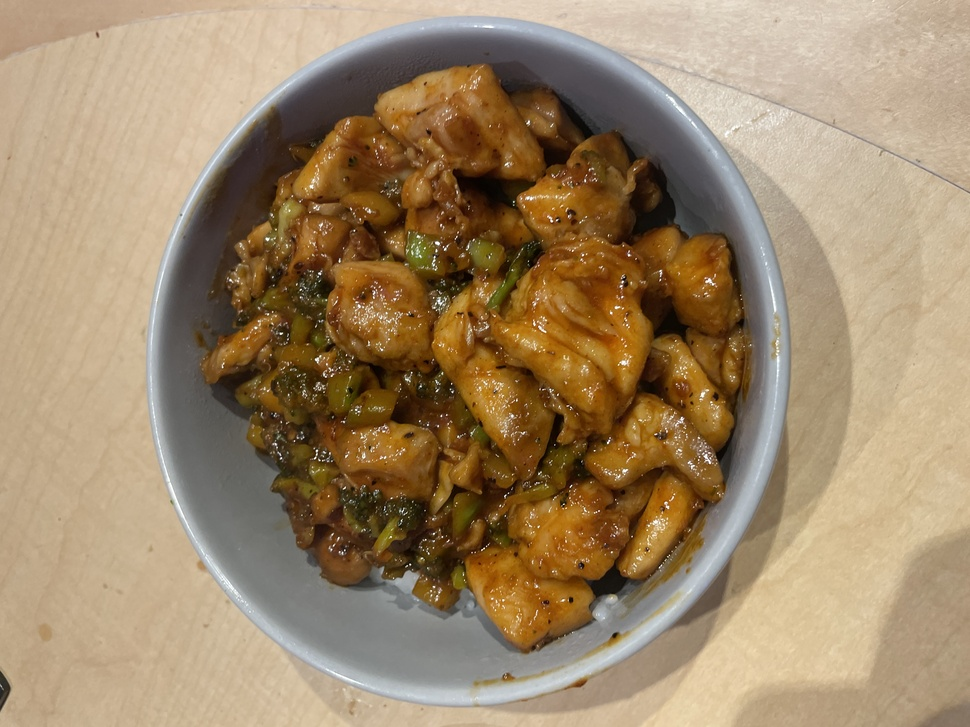
#> input picture test/images/chicken_rice.JPG, 970 x 727 px, shrunk from 4032 x 3024 before the run
$ python rsvd.py 3
#> lines starting #> are read from the running program, lines starting #| are printed output that depends on the picture; long printed decimals are rounded
import os
import sys
import numpy as np
from PIL import Image
import time

def calculate_file_size(filepath):
    return os.path.getsize(filepath)

def rsvd(matrix, rank):
	"""
	Uses rsvd to perform SVD on a matrix. Rank is proportional to accuracy and inversely proportional to speed
	"""
	Y = matrix @ np.random.randn(matrix.shape[1],rank)
	Q, r = np.linalg.qr(Y)
	B = Q.T @ matrix
	u,s,v = np.linalg.svd(B, full_matrices=0)
	u = Q @ u
	return u,s,v

def rsvd_extra(matrix, rank, q, p):

	Y = matrix @ np.random.randn(matrix.shape[1],rank+p)
	for k in range(q):
		Y = matrix @ (matrix.T @ Y)
	Q, r = np.linalg.qr(Y)
	B = Q.T @ matrix
	u,s,v = np.linalg.svd(B, full_matrices=0)
	u = Q @ u
	return u,s,v

def compress_image(input_filename, output_folder, k):
	# Construct the full path
#> called with input_filename = 'chicken_rice.JPG', output_folder = 'output_folder', k = 3
	input_image_path = os.path.join("images", input_filename)

	image = Image.open(input_image_path)
#> image is the input picture: PIL image 970x727 RGB; mean R, G, B 158.2, 135.3, 104.8
	image_data = np.array(image)

	print("Bytes required for original image: " + str(image_data.nbytes))
#| Bytes required for original image: 2115570
	# Separate color channels
	channels = [image_data[:, :, i] for i in range(image_data.shape[2])]
#> channels = 3 items
	compressed_image_data = np.zeros((image_data.shape[0],image_data.shape[1], image_data.shape[2]))
	for i,channel in enumerate(channels):
		svd_start_time = time.time()
		channel_u, channel_s, channel_v = rsvd_extra(channel, k, 2, 10)
		svd_end_time = time.time()
		print(f"SVD computation time: {svd_end_time - svd_start_time}")
		mat_mul_time_start = time.time()
		k_rank_approx = channel_u[:, 0:k].dot(np.diag(channel_s[0:k]).dot(channel_v[0:k,:]))
		print(channel_u[:,0:k].nbytes + channel_s[0:k].nbytes + channel_v[0:k,:].nbytes)
		mat_mul_time_end = time.time()
		print(f"Matrix multiplication time: {mat_mul_time_end - mat_mul_time_start}")
		print("Bytes required for compressed image: " + str(channel_u[:,0:k].nbytes + np.diag(channel_s[0:k]).nbytes + channel_v[0:k,:].nbytes))
		compressed_image_data[:,:,i] = k_rank_approx
#> this loop made 3 passes
#| SVD computation time: 0.03167
#| 40752
#| Matrix multiplication time: 0.05865
#| Bytes required for compressed image: 40800
#| SVD computation time: 0.0283
#| 40752
#| Matrix multiplication time: 0.05253
#| Bytes required for compressed image: 40800
#| SVD computation time: 0.02888
#| 40752
#> (further printed lines are left out)
#> pass 1, in compress_image, `k_rank_approx = channel_u[:, 0:k].dot(np.diag(channel_s[0:k]).dot(chan..`:
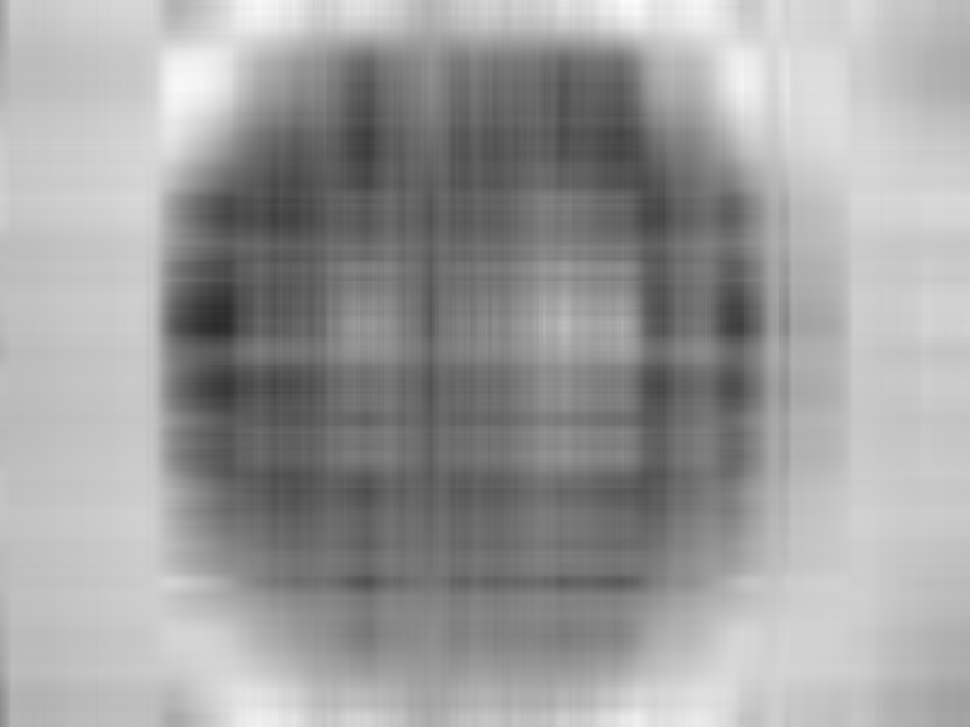
#> k_rank_approx: shape (727, 970) float64; min 42.01, max 254, mean 158.2
#> pass 2, in compress_image, `k_rank_approx = channel_u[:, 0:k].dot(np.diag(channel_s[0:k]).dot(chan..`:
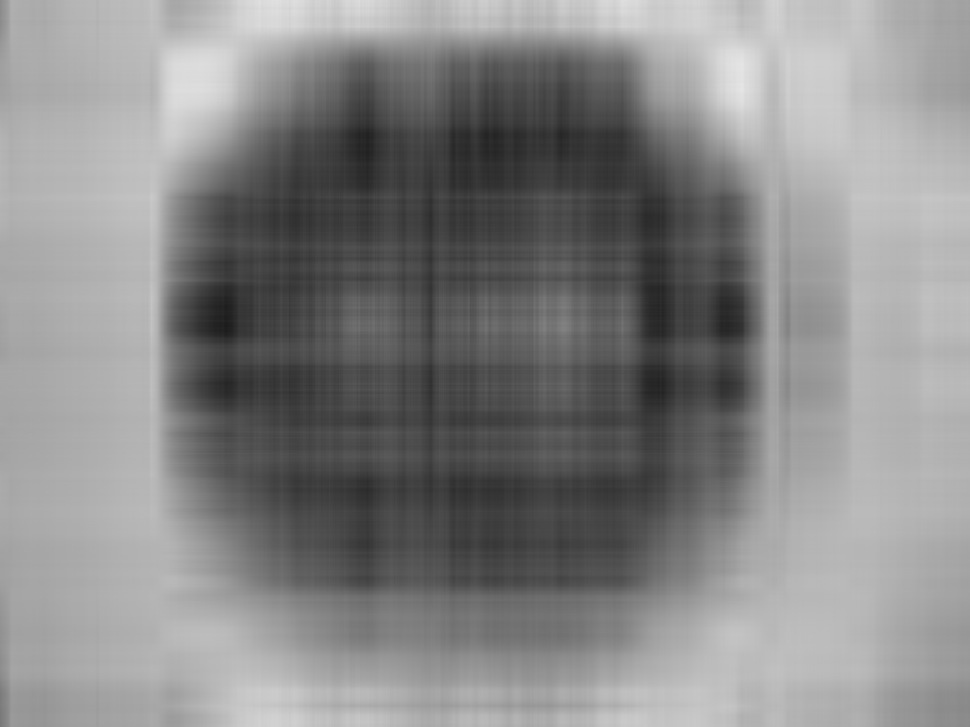
#> k_rank_approx: shape (727, 970) float64; min 28.19, max 229.3, mean 135.3
#> pass 3, in compress_image, `k_rank_approx = channel_u[:, 0:k].dot(np.diag(channel_s[0:k]).dot(chan..`:
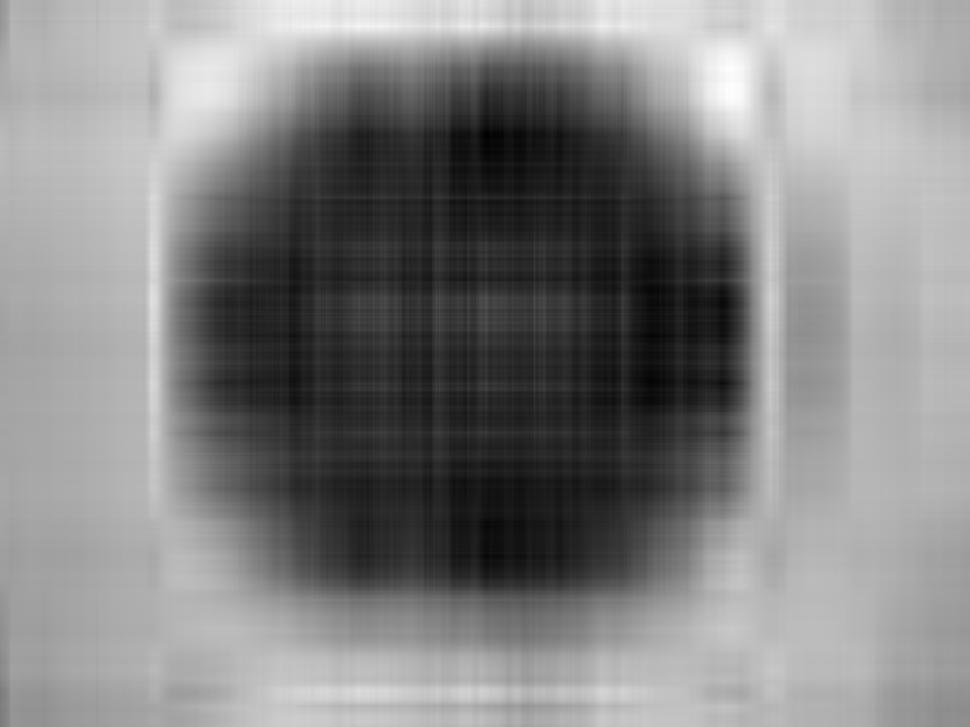
#> k_rank_approx: shape (727, 970) float64; min -11.21, max 213.9, mean 104.8; drawn with min black and max white
#> after the loop:
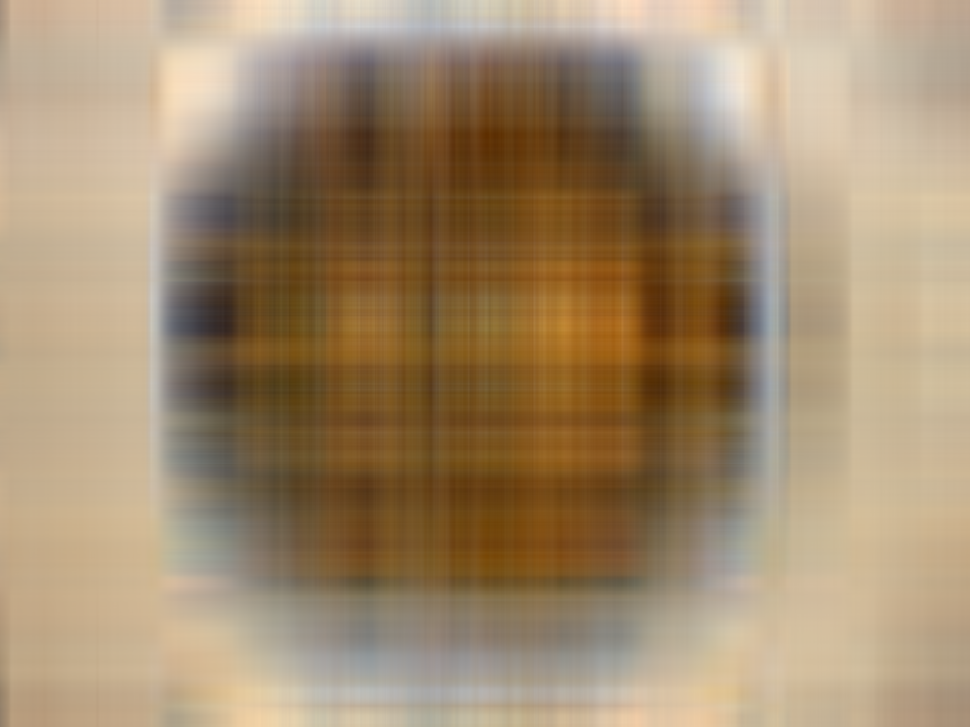
#> compressed_image_data: shape (727, 970, 3) float64; mean of channels 0, 1, 2 158.2, 135.3, 104.8; drawn with min black and max white
	# Save compressed image
	compressed_image_path = os.path.join(output_folder, f"compressed_image_rank_{k}.jpg")
	Image.fromarray(compressed_image_data.astype(np.uint8)).save(compressed_image_path, "JPEG")
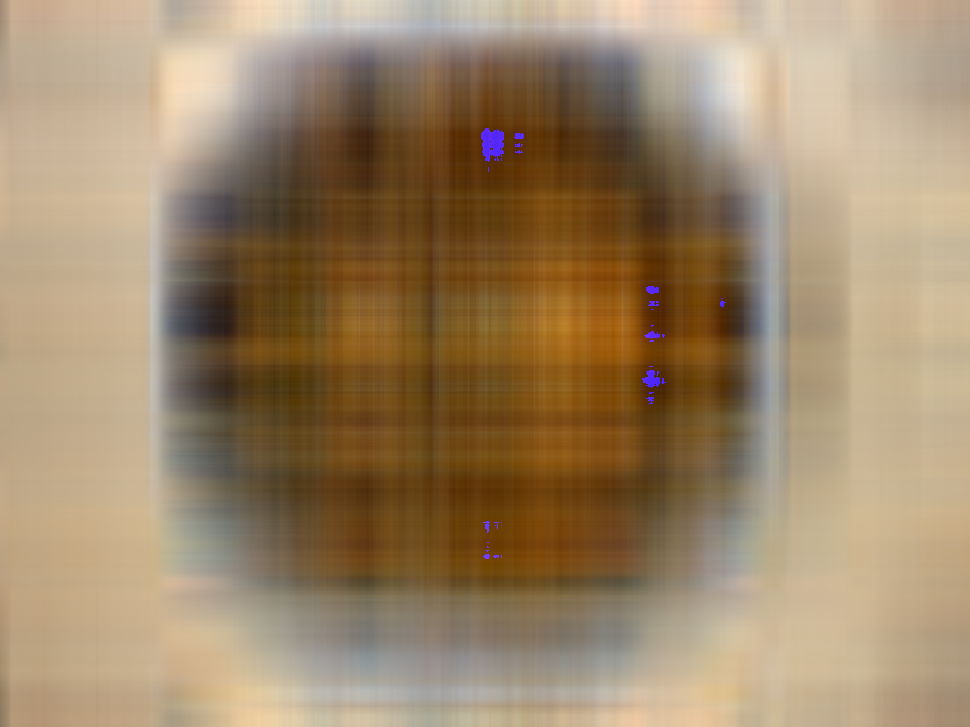
#> saved as compressed_image_rank_3.jpg: PIL image 970x727 RGB; mean R, G, B 157.7, 134.8, 104.8

	original_file_size = calculate_file_size(input_image_path)
	compressed_file_size = calculate_file_size(compressed_image_path)
	print(f"Original File (Matrix) Dimensions: {image_data.shape}")
#| Original File (Matrix) Dimensions: (727, 970, 3)
	print(f"New File (Matrix) Dimensions: {compressed_image_data.shape}")
#| New File (Matrix) Dimensions: (727, 970, 3)
	print(f"Original File Size: {original_file_size} bytes")
	print(f"Compressed File Size (Rank {k}): {compressed_file_size} bytes")
	percent_compression = (1 - (compressed_file_size / original_file_size)) * 100
	print(f"Percent Compression (Rank {k}): {percent_compression}%")
if __name__ == "__main__":
	if len(sys.argv) != 2:
		print("Usage: python svd.py <k>")
		sys.exit(1)
	k = int(sys.argv[1])
	input_filename = "chicken_rice.JPG"
	output_folder = "output_folder"
	start_time = time.time()
	compress_image(input_filename, output_folder, k)
	end_time = time.time()
	print(f"Time Elapsed: {end_time-start_time} seconds")

$ run again, with test/images/beijing_beef_noodles.JPG copied over test/images/chicken_rice.JPG
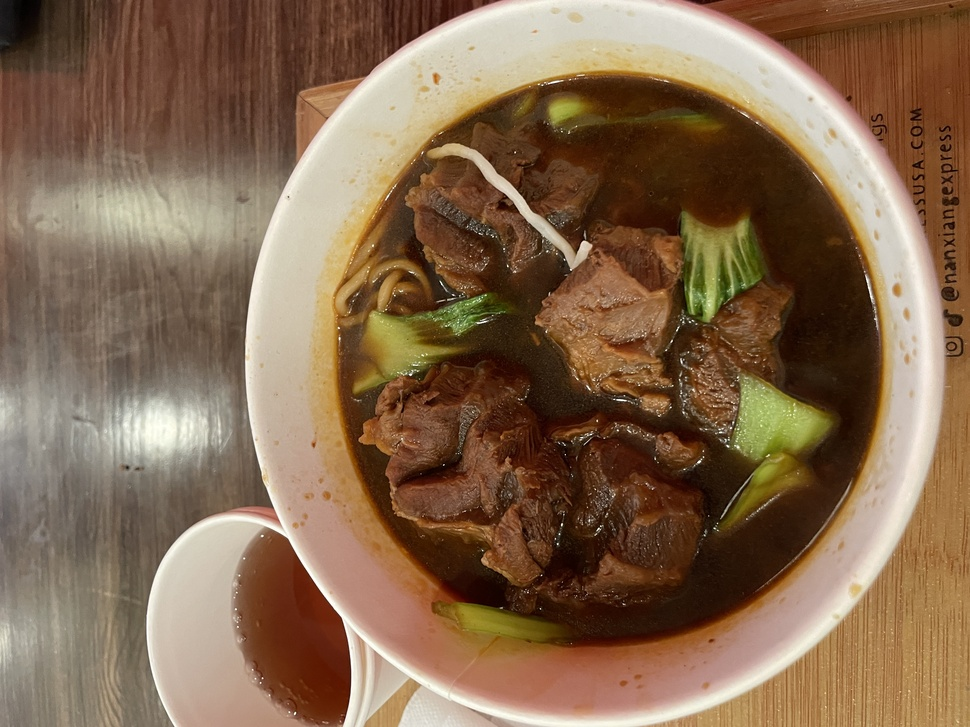
#> input picture test/images/beijing_beef_noodles.JPG, 970 x 727 px, shrunk from 4032 x 3024 before the run
#> in compress_image, image is the input picture: PIL image 970x727 RGB; mean R, G, B 133, 105.4, 79.7
#| Bytes required for original image: 2115570
#> channels = 3 items
#> the loop in compress_image, `for i,channel in enumerate(channels):` made 3 passes
#| SVD computation time: 0.01648
#| 40752
#| Matrix multiplication time: 0.0371
#| Bytes required for compressed image: 40800
#| SVD computation time: 0.01718
#| 40752
#> (further printed lines are left out)
#> pass 1, in compress_image, `k_rank_approx = channel_u[:, 0:k].dot(np.diag(channel_s[0:k]).dot(chan..`:
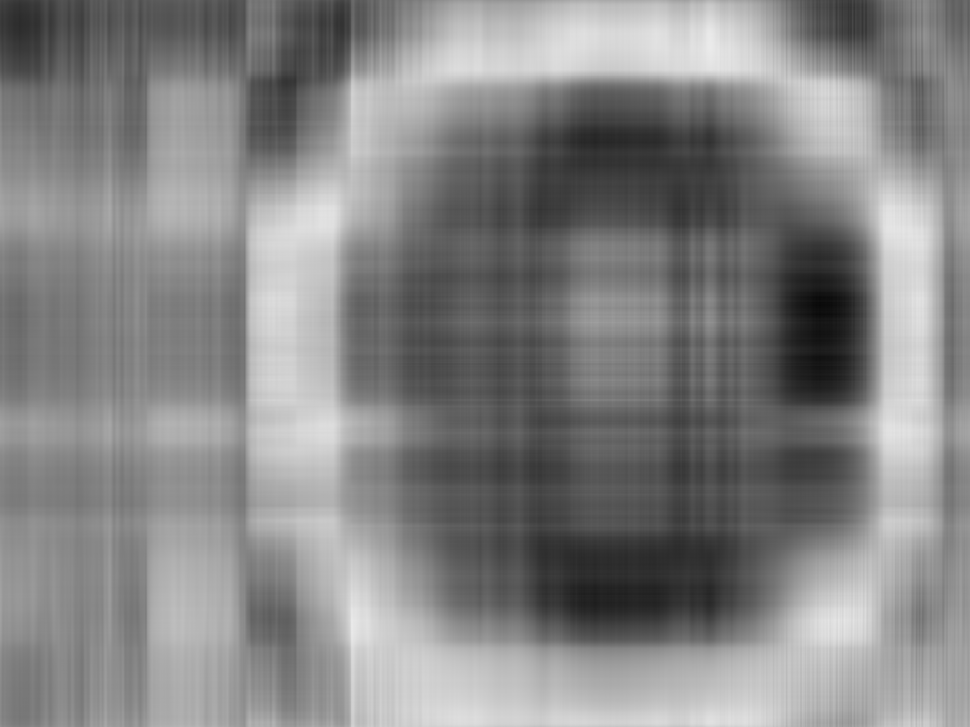
#> k_rank_approx: shape (727, 970) float64; min 8.86, max 235.3, mean 133
#> in compress_image, `Image.fromarray(compressed_image_data.astype(np.uint8)).save(compresse..`:
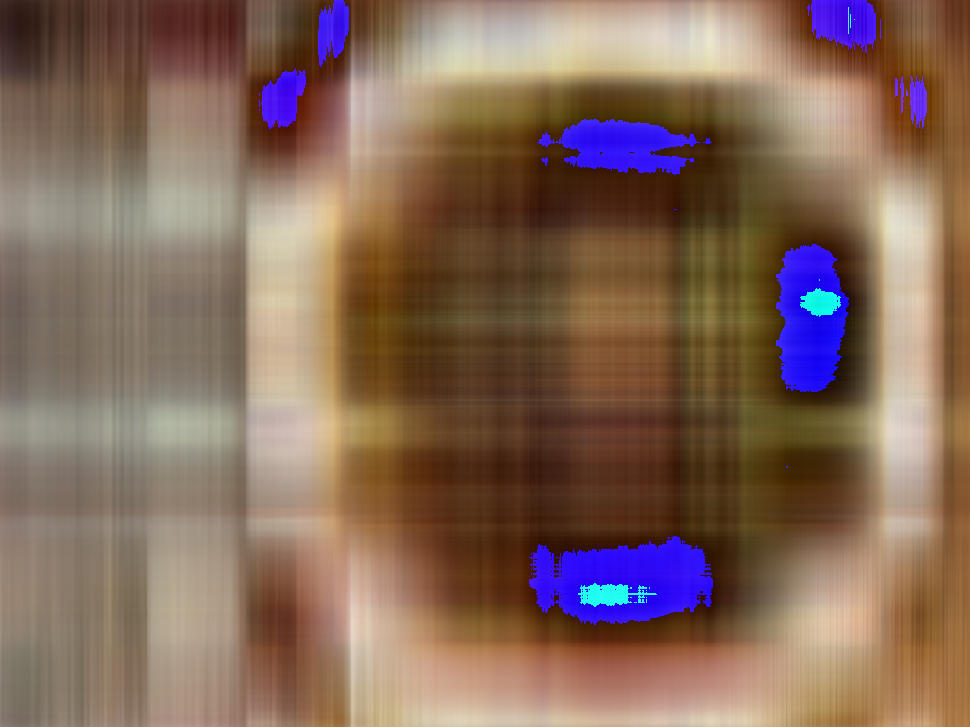
#> saved as compressed_image_rank_3.jpg: PIL image 970x727 RGB; mean R, G, B 132.5, 105.5, 90.7
#| Original File (Matrix) Dimensions: (727, 970, 3)
#| New File (Matrix) Dimensions: (727, 970, 3)
